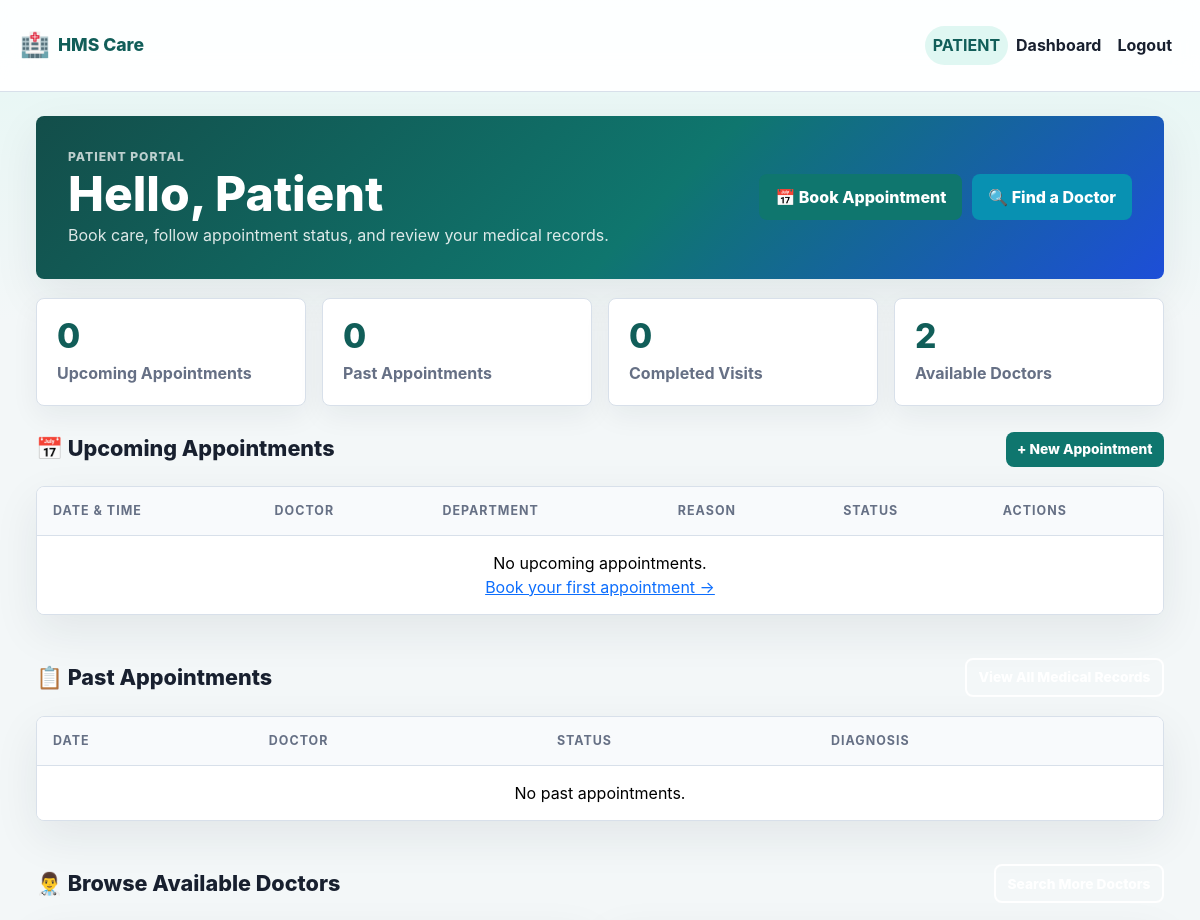
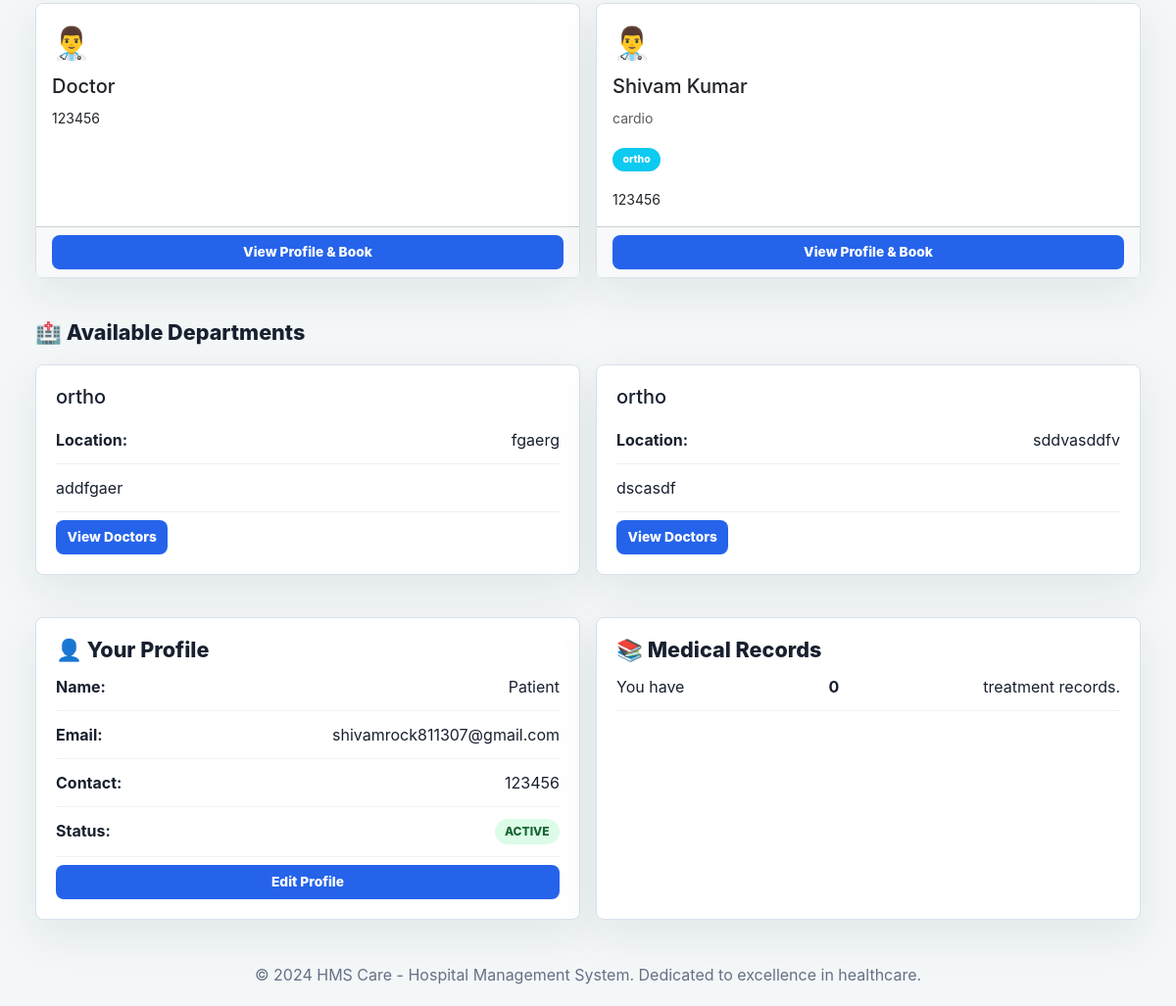
Page /patient_dashboard (signed in) on the committed database (2 pictures, top to bottom).
### models.py (models this page shows)
class Patient(db.Model):
    id = db.Column(db.Integer, primary_key=True)
    name = db.Column(db.String(100), nullable=False)
    username = db.Column(db.String(50), unique=True, nullable=False)
    password = db.Column(db.String(128), nullable=False)
    email = db.Column(db.String(100), unique=True, nullable=False)
    contact = db.Column(db.String(15), nullable=False)
    date_of_birth = db.Column(db.String(20), nullable=True)
    address = db.Column(db.String(200), nullable=True)
    appointment = db.relationship('Appointment', backref='patient', lazy=True)
    status = db.Column(db.String(20), default="active", nullable=False)
    role = db.Column(db.String(20), default="patient", nullable=False)

class Doctor(db.Model):
    id = db.Column(db.Integer, primary_key=True)
    name = db.Column(db.String(100), nullable=False)
    username = db.Column(db.String(50), unique=True, nullable=False)
    password = db.Column(db.String(128), nullable=False)
    email = db.Column(db.String(100), unique=True, nullable=False)
    contact = db.Column(db.String(15), nullable=False)
    specialization = db.Column(db.String(100), nullable=True)
    dept_id=db.Column(db.Integer,db.ForeignKey('department.id'))
    availability = db.Column(db.String(200), default="Available on request")
    status = db.Column(db.String(20), default="active")
    role = db.Column(db.String(20), default="doctor")
    admin_id = db.Column(db.Integer, db.ForeignKey('admin.id'), default=1)
    schedules = db.relationship('Schedule_doctors', backref='doctor', lazy=True)
    appointment = db.relationship('Appointment', backref='doctor', lazy=True)
    availability_schedule = db.relationship('DoctorAvailability', backref='doctor', lazy=True, cascade="all, delete-orphan")

class Department(db.Model):
    id=db.Column(db.Integer,primary_key=True)
    name=db.Column(db.String(),nullable=False)
    description=db.Column(db.String(),nullable=False)
    building=db.Column(db.String(),nullable=False)
    status=db.Column(db.String(),default="active",nullable=False)
    doctors=db.relationship('Doctor', backref='department', lazy=True)
    admin_id = db.Column(db.Integer, db.ForeignKey('admin.id'), default=1)

### app.py (the view)
@app.route("/patient_dashboard")
@login_required("patient")
def patient_dashboard():
    patient = Patient.query.get_or_404(session["user_id"])
    today = datetime.now().strftime("%Y-%m-%d")
    upcoming_appointments = Appointment.query.filter(
        Appointment.patient_id == patient.id,
        Appointment.date >= today,
        Appointment.status != 'cancelled'
    ).order_by(Appointment.date, Appointment.time).all()
    past_appointments = Appointment.query.filter(
        Appointment.patient_id == patient.id,
        Appointment.date < today
    ).order_by(Appointment.date.desc(), Appointment.time.desc()).all()
    all_appointments = Appointment.query.filter_by(patient_id=patient.id).order_by(Appointment.date.desc(), Appointment.time.desc()).all()
    departments = Department.query.filter_by(status="active").order_by(Department.name).all()
    doctors = Doctor.query.filter_by(status="active").order_by(Doctor.name).all()
    treatments = Treatment.query.join(Appointment).filter(Appointment.patient_id == patient.id).all()
    return render_template(
        "patient_dashboard.html",
        patient=patient,
        upcoming_appointments=upcoming_appointments,
        past_appointments=past_appointments,
        all_appointments=all_appointments,
        departments=departments,
        doctors=doctors,
        treatments=treatments,
        stats={
            "upcoming": len(upcoming_appointments),
            "past": len(past_appointments),
            "completed": Appointment.query.filter_by(patient_id=patient.id, status='completed').count(),
        }
    )

### app.py (called while the page is built)
def login_required(role=None):
    def decorator(view):
        @wraps(view)
        def wrapped(*args, **kwargs):
            if "user_id" not in session:
                flash("Please login to continue.", "warning")
                return redirect(url_for("login"))
            if role and session.get("role") != role:
                flash("You do not have access to that page.", "danger")
                return redirect(url_for("home"))
            return view(*args, **kwargs)
        return wrapped
    return decorator

def status_badge(status):
    return {
        "active": "success",
        "pending": "warning",
        "completed": "success",
        "cancelled": "danger",
        "blocked": "danger",
        "closed": "secondary",
        "removed": "secondary",
    }.get(status, "info")

### templates/patient_dashboard.html (shortened to what this page needs)
{% extends 'base.html' %}
{% block content %}
<div class="dashboard-container">
    <div class="dashboard-header">
        <div>
            <p class="eyebrow">Patient Portal</p>
            <h1>Hello, {{ patient.name or patient.username }}</h1>
            <p>Book care, follow appointment status, and review your medical records.</p>
        </div>
        <div style="display: flex; gap: 10px;">
            <a href="{{ url_for('create_appointment') }}" class="btn btn-success">📅 Book Appointment</a>
            <a href="{{ url_for('search_doctors') }}" class="btn btn-info">🔍 Find a Doctor</a>
        </div>
    </div>
    <div class="stats-grid">
        <div class="stat-card">
            <div class="stat-number">{{ stats.upcoming }}</div>
            <div class="stat-label">Upcoming Appointments</div>
        </div>
        <div class="stat-card">
            <div class="stat-number">{{ stats.past }}</div>
            <div class="stat-label">Past Appointments</div>
        </div>
        <div class="stat-card">
            <div class="stat-number">{{ stats.completed }}</div>
            <div class="stat-label">Completed Visits</div>
        </div>
        <div class="stat-card">
            <div class="stat-number">{{ doctors|length }}</div>
            <div class="stat-label">Available Doctors</div>
        </div>
    </div>
    <div class="section-heading">
        <h2>📅 Upcoming Appointments</h2>
        <a href="{{ url_for('create_appointment') }}" class="btn btn-success btn-sm">+ New Appointment</a>
    </div>
    <div class="table-card">
        <div class="table-responsive">
            <table class="table">
                <thead>
                    <tr>
                        <th>Date & Time</th>
                        <th>Doctor</th>
                        <th>Department</th>
                        <th>Reason</th>
                        <th>Status</th>
                        <th>Actions</th>
                    </tr>
                </thead>
                <tbody>
                    {% for appointment in upcoming_appointments %}
                    <tr>
                        <td>
                            <strong>{{ appointment.date }}</strong><br>
                            <small>{{ appointment.time }}</small>
                        </td>
                        <td>
                            <strong>{{ appointment.doctor.name or appointment.doctor.username }}</strong>
                            {% if appointment.doctor.specialization %}
                            <br><small class="text-muted">{{ appointment.doctor.specialization }}</small>
                            {% endif %}
                        </td>
                        <td>{{ appointment.doctor.department.name if appointment.doctor.department else 'General' }}</td>
                        <td>{{ appointment.reason or '-' }}</td>
                        <td>
                            <span class="badge badge-{{ appointment.status|status_badge }}">{{ appointment.status|upper }}</span>
                        </td>
                        <td>
                            {% if appointment.status in ['pending', 'booked'] %}
                            <a href="{{ url_for('update_appointment', appointment_id=appointment.id, action='cancelled') }}" class="btn btn-sm btn-danger">Cancel</a>
                            {% else %}
                            <small class="text-muted">-</small>
                            {% endif %}
                        </td>
                    </tr>
                    {% else %}
                    <tr>
                        <td colspan="6" class="empty-state">
                            No upcoming appointments.<br>
                            <a href="{{ url_for('create_appointment') }}">Book your first appointment →</a>
                        </td>
                    </tr>
                    {% endfor %}
                </tbody>
            </table>
        </div>
    </div>
    <div class="section-heading mt-4">
        <h2>📋 Past Appointments</h2>
        <a href="{{ url_for('patient_treatment_history') }}" class="btn btn-outline-primary btn-sm">View All Medical Records</a>
    </div>
    <div class="table-card">
        <div class="table-responsive">
            <table class="table table-sm">
                <thead>
                    <tr>
                        <th>Date</th>
                        <th>Doctor</th>
                        <th>Status</th>
                        <th>Diagnosis</th>
                    </tr>
                </thead>
                <tbody>
                    {% for appointment in past_appointments[:5] %}
                    <tr>
                        <td><small>{{ appointment.date }}</small></td>
                        <td><small>{{ appointment.doctor.name or appointment.doctor.username }}</small></td>
                        <td><span class="badge badge-{{ appointment.status|status_badge }} badge-sm">{{ appointment.status|upper }}</span></td>
                        <td>
                            <small>
                                {% set treatment = appointment.treatment[0] if appointment.treatment else None %}
                                {% if treatment %}
                                    {{ treatment.diagnosis[:50] }}{% if treatment.diagnosis|length > 50 %}...{% endif %}
                                {% else %}
                                    -
                                {% endif %}
                            </small>
                        </td>
                    </tr>
                    {% else %}
                    <tr>
                        <td colspan="4" class="empty-state">No past appointments.</td>
                    </tr>
                    {% endfor %}
                </tbody>
            </table>
        </div>
    </div>
    <div class="section-heading mt-4">
        <h2>👨‍⚕️ Browse Available Doctors</h2>
        <a href="{{ url_for('search_doctors') }}" class="btn btn-outline-primary btn-sm">Search More Doctors</a>
    </div>
    <div class="doctor-grid">
        {% for doctor in doctors[:6] %}
        <div class="card h-100">
            <div class="card-body">
                <div style="font-size: 2rem; margin-bottom: 0.5rem;">👨‍⚕️</div>
                <h5 class="card-title">{{ doctor.name or doctor.username }}</h5>
                {% if doctor.specialization %}
                <p class="card-text text-muted"><small>{{ doctor.specialization }}</small></p>
                {% endif %}
                {% if doctor.department %}
                <p class="card-text">
                    <small><span class="badge bg-info">{{ doctor.department.name }}</span></small>
                </p>
                {% endif %}
                <p class="card-text"><small>{{ doctor.contact }}</small></p>
            </div>
            <div class="card-footer bg-light">
                <a href="{{ url_for('doctor_profile', doctor_id=doctor.id) }}" class="btn btn-sm btn-primary w-100">
                    View Profile & Book
                </a>
            </div>
        </div>
        {% else %}
        <div class="alert alert-info w-100">No active doctors available.</div>
        {% endfor %}
    </div>
    <div class="section-heading mt-4">
        <h2>🏥 Available Departments</h2>
    </div>
    <div class="profile-grid">
        {% for department in departments %}
        <div class="info-panel">
            <h5>{{ department.name }}</h5>
            <p><strong>Location:</strong> {{ department.building }}</p>
            <p>{{ department.description }}</p>
            <a href="{{ url_for('search_doctors') }}" class="btn btn-sm btn-primary mt-2">View Doctors</a>
        </div>
        {% else %}
        <div class="alert alert-info w-100">No departments configured.</div>
        {% endfor %}
    </div>
    <div class="profile-grid mt-4">
        <div class="info-panel">
            <h2>👤 Your Profile</h2>
            <p><strong>Name:</strong> {{ patient.name }}</p>
            <p><strong>Email:</strong> {{ patient.email }}</p>
            <p><strong>Contact:</strong> {{ patient.contact }}</p>
            <p><strong>Status:</strong> <span class="badge badge-{{ patient.status|status_badge }}">{{ patient.status|upper }}</span></p>
            <a href="{{ url_for('edit_patient', patient_id=patient.id) }}" class="btn btn-primary btn-sm mt-2 w-100">Edit Profile</a>
        </div>
        <div class="info-panel">
            <h2>📚 Medical Records</h2>
            <p>You have <strong>{{ treatments|length }}</strong> treatment records.</p>
            <a href="{{ url_for('patient_treatment_history') }}" class="btn btn-outline-primary btn-sm mt-2 w-100">
            </a>
        </div>
    </div>
</div>
{% endblock %}

### templates/base.html (shortened to what this page needs)
<!DOCTYPE html>
<html lang="en">
<head>
    <link href="https://cdn.jsdelivr.net/npm/bootstrap@5.3.3/dist/css/bootstrap.min.css" rel="stylesheet">
    <link rel="stylesheet" href="{{ url_for('static', filename='style.css') }}">
</head>
<body>
    <nav class="navbar navbar-expand-lg navbar-light">
        <div class="container-fluid app-nav">
            <a class="navbar-brand" href="{{ url_for('home') }}">
                <span class="brand-icon">🏥</span>
                <span class="brand-text">HMS Care</span>
            </a>
            <div class="collapse navbar-collapse" id="navbarNav">
                <ul class="navbar-nav ms-auto">
                    {% if session.get('role') %}
                        <li class="nav-item"><span class="nav-link role-pill">{{ session.get('role')|upper }}</span></li>
                        <li class="nav-item">
                            <a class="nav-link" href="{{ url_for(session.get('role') ~ '_dashboard') }}">Dashboard</a>
                        </li>
                        <li class="nav-item"><a class="nav-link" href="{{ url_for('logout') }}">Logout</a></li>
                    {% else %}
                        <li class="nav-item"><a class="nav-link" href="{{ url_for('login') }}">Login</a></li>
                        <li class="nav-item"><a class="nav-link" href="{{ url_for('register') }}">Register</a></li>
                    {% endif %}
                </ul>
            </div>
        </div>
    </nav>
    <main class="main-content">
        <div class="container-fluid page-container">
            {% block content %}{% endblock %}
        </div>
    </main>
    <footer>
        <p>&copy; 2024 HMS Care - Hospital Management System. Dedicated to excellence in healthcare.</p>
    </footer>
</body>
</html>

### rows in the picture
Patient: get "PATIENT", name "Patient", email "shivamrock811307@gmail.com", contact "123456", status "ACTIVE"
Doctor: name "Doctor", contact "123456"
Doctor: name "Shivam Kumar", specialization "cardio", department.name "ortho", contact "123456"
Department: name "ortho", building "fgaerg", description "addfgaer"
Department: name "ortho", building "sddvasddfv", description "dscasdf"

### other values in the picture
{{ stats.upcoming }} "0"
{{ stats.past }} "0"
{{ stats.completed }} "0"
{{ doctors|length }} "2"
{{ treatments|length }} "0"
